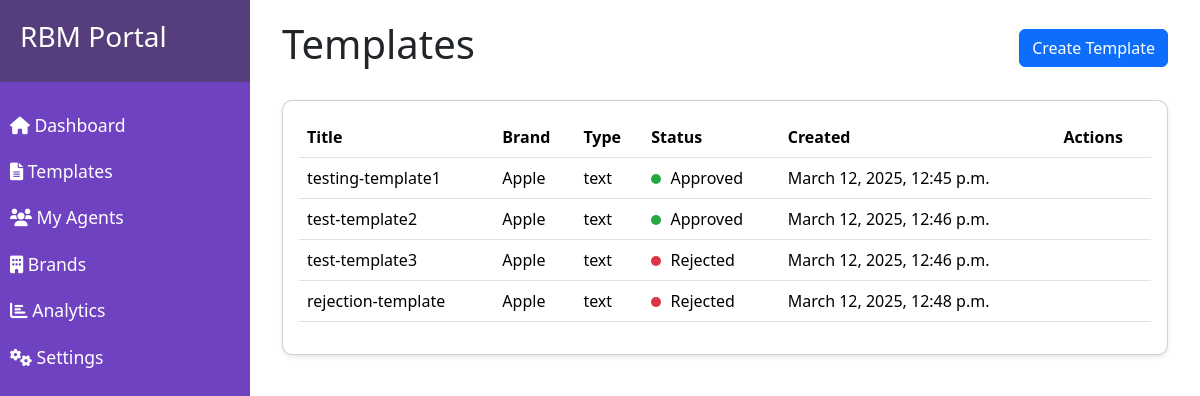
The page /templates/ (signed in) on the database its author committed.
### dashboard/models.py (models this page shows, shortened)
class Template(models.Model):
    STATUS_CHOICES = [
        ('pending', 'Pending for Approval'),
        ('approved', 'Approved'),
        ('rejected', 'Rejected'),
    ]
    MESSAGE_TYPES = [
        ('text', 'Text'),
        ('media', 'Media'),
        ('card', 'Card'),
    ]
    title = models.CharField(max_length=200)
    content = models.TextField()
    variables = models.TextField(blank=True)  # Allow any string without JSON validation
    message_type = models.CharField(max_length=20, choices=MESSAGE_TYPES)
    status = models.CharField(max_length=20, choices=STATUS_CHOICES, default='pending')
    brand = models.ForeignKey(Brand, on_delete=models.CASCADE)
    created_by = models.ForeignKey(User, on_delete=models.CASCADE)
    created_at = models.DateTimeField(auto_now_add=True)
    updated_at = models.DateTimeField(auto_now=True)

class Brand(models.Model):
    name = models.CharField(max_length=100)
    description = models.TextField(blank=True)
    created_at = models.DateTimeField(auto_now_add=True)

### dashboard/views.py (the view)
# urls.py: path('templates/', views.template_list, name='template_list'),
@login_required
def template_list(request):
    templates = Template.objects.all()
    return render(request, 'dashboard/template_list.html', {'templates': templates})

### templates/dashboard/template_list.html
{% extends 'base.html' %}
{% block content %}
<div class="container-fluid">
    <div class="d-flex justify-content-between align-items-center mb-4">
        <h1>Templates</h1>
        <a href="{% url 'create_template' %}" class="btn btn-primary">Create Template</a>
    </div>
    <div class="card">
        <div class="card-body">
            <div class="table-responsive">
                <table class="table">
                    <thead>
                        <tr>
                            <th>Title</th>
                            <th>Brand</th>
                            <th>Type</th>
                            <th>Status</th>
                            <th>Created</th>
                            <th>Actions</th>
                        </tr>
                    </thead>
                    <tbody>
                        {% for template in templates %}
                        <tr>
                            <td>{{ template.title }}</td>
                            <td>{{ template.brand.name }}</td>
                            <td>{{ template.message_type }}</td>
                            <td>
                                <span class="status-indicator status-{{ template.status }}"></span>
                                {{ template.get_status_display }}
                            </td>
                            <td>{{ template.created_at }}</td>
                            <td>
                            </td>
                        </tr>
                        {% endfor %}
                    </tbody>
                </table>
            </div>
        </div>
    </div>
</div>
{% endblock %}

### static/css/style.css (style rules this page uses)
:root { --primary-color: #6f42c1; --secondary-color: #563d7c; }
.card { margin-bottom: 20px; border-radius: 10px; box-shadow: 0 2px 4px rgba(0,0,0,0.1); }
.status-indicator { width: 10px; height: 10px; border-radius: 50%; display: inline-block; margin-right: 5px; }
.status-approved { background-color: #28a745; }
.status-rejected { background-color: #dc3545; }

### rows shown on the page
Template: title "testing-template1", brand.name "Apple", message_type "text", status "Approved", created_at "March 12, 2025, 12:45 p.m."
Template: title "test-template2", brand.name "Apple", message_type "text", status "Approved", created_at "March 12, 2025, 12:46 p.m."
Template: title "test-template3", brand.name "Apple", message_type "text", status "Rejected", created_at "March 12, 2025, 12:46 p.m."
Template: title "rejection-template", brand.name "Apple", message_type "text", status "Rejected", created_at "March 12, 2025, 12:48 p.m."
